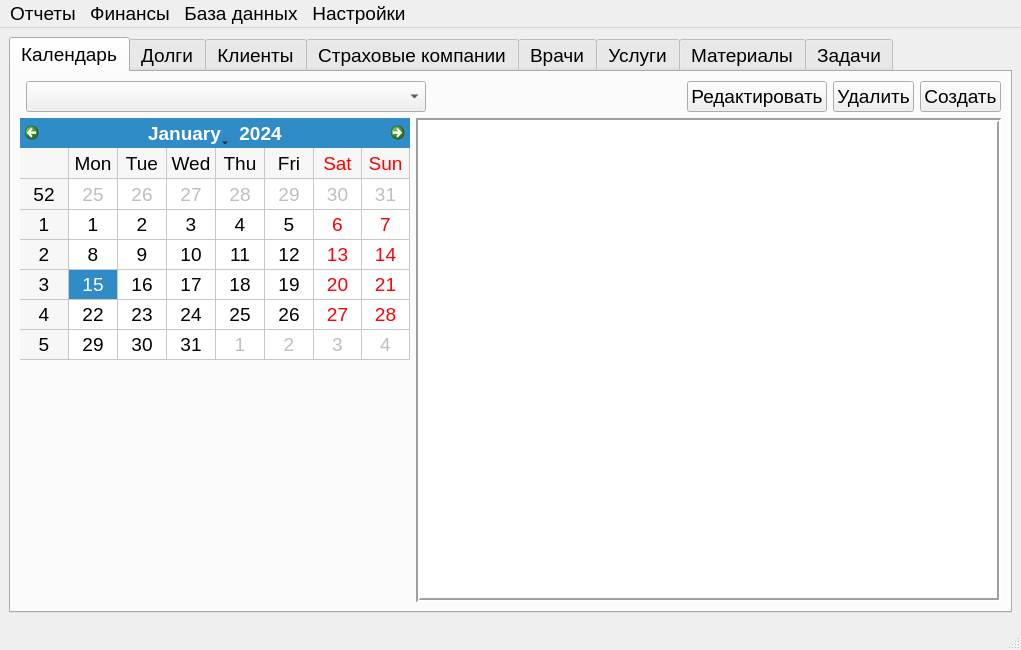
<?xml version="1.0" encoding="UTF-8"?>
<ui version="4.0">
 <class>MainWindow</class>
 <widget class="QMainWindow" name="MainWindow">
  <property name="geometry">
   <rect>
    <x>0</x>
    <y>0</y>
    <width>997</width>
    <height>650</height>
   </rect>
  </property>
  <property name="font">
   <font>
    <pointsize>14</pointsize>
   </font>
  </property>
  <property name="windowTitle">
   <string>AutoDent</string>
  </property>
  <widget class="QWidget" name="centralwidget">
   <layout class="QGridLayout" name="gridLayout_2">
    <item row="0" column="0">
     <widget class="QTabWidget" name="tabWidget">
      <property name="currentIndex">
       <number>0</number>
      </property>
      <widget class="QWidget" name="calendar">
       <attribute name="title">
        <string>Календарь</string>
       </attribute>
       <layout class="QGridLayout" name="gridLayout">
        <item row="0" column="4">
         <widget class="QPushButton" name="rec_del_b">
          <property name="font">
           <font>
            <pointsize>14</pointsize>
           </font>
          </property>
          <property name="text">
           <string>Удалить</string>
          </property>
         </widget>
        </item>
        <item row="0" column="2">
         <spacer name="horizontalSpacer">
          <property name="orientation">
           <enum>Qt::Orientation::Horizontal</enum>
          </property>
          <property name="sizeHint" stdset="0">
           <size>
            <width>132</width>
            <height>20</height>
           </size>
          </property>
         </spacer>
        </item>
        <item row="0" column="3">
         <widget class="QPushButton" name="rec_upd_b">
          <property name="font">
           <font>
            <pointsize>14</pointsize>
           </font>
          </property>
          <property name="text">
           <string>Редактировать</string>
          </property>
         </widget>
        </item>
        <item row="0" column="5">
         <widget class="QPushButton" name="rec_ins_b">
          <property name="font">
           <font>
            <pointsize>14</pointsize>
           </font>
          </property>
          <property name="text">
           <string>Создать</string>
          </property>
         </widget>
        </item>
        <item row="0" column="1">
         <widget class="DoctorSelector" name="doctor_s">
          <property name="minimumSize">
           <size>
            <width>400</width>
            <height>0</height>
           </size>
          </property>
          <property name="font">
           <font>
            <pointsize>14</pointsize>
           </font>
          </property>
         </widget>
        </item>
        <item row="1" column="0" colspan="6">
         <layout class="QGridLayout" name="gridLayout_27">
          <item row="1" column="0">
           <widget class="Scheduler" name="date_s">
            <property name="sizePolicy">
             <sizepolicy hsizetype="Expanding" vsizetype="Preferred">
              <horstretch>2</horstretch>
              <verstretch>2</verstretch>
             </sizepolicy>
            </property>
            <property name="minimumSize">
             <size>
              <width>0</width>
              <height>0</height>
             </size>
            </property>
            <property name="sizeIncrement">
             <size>
              <width>0</width>
              <height>0</height>
             </size>
            </property>
            <property name="font">
             <font>
              <pointsize>14</pointsize>
             </font>
            </property>
            <property name="minimumDate">
             <date>
              <year>1752</year>
              <month>9</month>
              <day>23</day>
             </date>
            </property>
            <property name="gridVisible">
             <bool>true</bool>
            </property>
           </widget>
          </item>
          <item row="2" column="0">
           <spacer name="verticalSpacer">
            <property name="orientation">
             <enum>Qt::Orientation::Vertical</enum>
            </property>
            <property name="sizeHint" stdset="0">
             <size>
              <width>20</width>
              <height>40</height>
             </size>
            </property>
           </spacer>
          </item>
          <item row="1" column="1" rowspan="2">
           <widget class="QTableView" name="rec_v">
            <property name="sizePolicy">
             <sizepolicy hsizetype="MinimumExpanding" vsizetype="MinimumExpanding">
              <horstretch>3</horstretch>
              <verstretch>3</verstretch>
             </sizepolicy>
            </property>
            <property name="sizeIncrement">
             <size>
              <width>0</width>
              <height>0</height>
             </size>
            </property>
            <property name="font">
             <font>
              <family>Arial</family>
              <pointsize>18</pointsize>
             </font>
            </property>
            <property name="frameShape">
             <enum>QFrame::Shape::Box</enum>
            </property>
            <property name="frameShadow">
             <enum>QFrame::Shadow::Sunken</enum>
            </property>
            <property name="lineWidth">
             <number>2</number>
            </property>
            <property name="midLineWidth">
             <number>0</number>
            </property>
            <attribute name="horizontalHeaderCascadingSectionResizes">
             <bool>true</bool>
            </attribute>
            <attribute name="verticalHeaderVisible">
             <bool>false</bool>
            </attribute>
           </widget>
          </item>
         </layout>
        </item>
       </layout>
      </widget>
      <widget class="QWidget" name="tab">
       <attribute name="title">
        <string>Долги</string>
       </attribute>
       <layout class="QGridLayout" name="gridLayout_26">
        <item row="0" column="0">
         <widget class="QGroupBox" name="groupBox_16">
          <property name="title">
           <string>Фамилия</string>
          </property>
          <layout class="QGridLayout" name="gridLayout_24">
           <item row="0" column="0">
            <widget class="QLineEdit" name="loan_ln_e"/>
           </item>
          </layout>
         </widget>
        </item>
        <item row="0" column="1">
         <widget class="QGroupBox" name="groupBox_17">
          <property name="title">
           <string>Имя</string>
          </property>
          <layout class="QGridLayout" name="gridLayout_25">
           <item row="0" column="0">
            <widget class="QLineEdit" name="loan_fn_e"/>
           </item>
          </layout>
         </widget>
        </item>
        <item row="0" column="2">
         <widget class="QGroupBox" name="groupBox_14">
          <property name="title">
           <string>Отчество</string>
          </property>
          <layout class="QGridLayout" name="gridLayout_22">
           <item row="0" column="0">
            <widget class="QLineEdit" name="loan_mn_e"/>
           </item>
          </layout>
         </widget>
        </item>
        <item row="0" column="3">
         <widget class="QGroupBox" name="groupBox_15">
          <property name="title">
           <string>Дата приема:</string>
          </property>
          <layout class="QGridLayout" name="gridLayout_23">
           <item row="0" column="0">
            <widget class="QLabel" name="label">
             <property name="text">
              <string>От</string>
             </property>
            </widget>
           </item>
           <item row="0" column="1">
            <widget class="QDateEdit" name="loan_start_dt_e">
             <property name="calendarPopup">
              <bool>true</bool>
             </property>
            </widget>
           </item>
           <item row="0" column="2">
            <widget class="QLabel" name="label_2">
             <property name="text">
              <string>до</string>
             </property>
            </widget>
           </item>
           <item row="0" column="3">
            <widget class="QDateEdit" name="loan_end_dt_e">
             <property name="calendarPopup">
              <bool>true</bool>
             </property>
            </widget>
           </item>
          </layout>
         </widget>
        </item>
        <item row="0" column="4">
         <widget class="QPushButton" name="loan_search_b">
          <property name="text">
           <string>Поиск</string>
          </property>
         </widget>
        </item>
        <item row="0" column="5">
         <spacer name="horizontalSpacer_8">
          <property name="orientation">
           <enum>Qt::Orientation::Horizontal</enum>
          </property>
          <property name="sizeHint" stdset="0">
           <size>
            <width>292</width>
            <height>20</height>
           </size>
          </property>
         </spacer>
        </item>
        <item row="1" column="0" colspan="6">
         <widget class="QTableView" name="loan_v">
          <property name="sortingEnabled">
           <bool>true</bool>
          </property>
         </widget>
        </item>
       </layout>
      </widget>
      <widget class="QWidget" name="clients">
       <attribute name="title">
        <string>Клиенты</string>
       </attribute>
       <layout class="QGridLayout" name="gridLayout_7">
        <item row="0" column="1">
         <widget class="QGroupBox" name="groupBox_2">
          <property name="title">
           <string>Имя</string>
          </property>
          <layout class="QGridLayout" name="gridLayout_5">
           <item row="0" column="0">
            <widget class="QLineEdit" name="client_fn_e"/>
           </item>
          </layout>
         </widget>
        </item>
        <item row="0" column="0">
         <widget class="QGroupBox" name="groupBox">
          <property name="title">
           <string>Фамилия</string>
          </property>
          <layout class="QGridLayout" name="gridLayout_4">
           <item row="0" column="0">
            <widget class="QLineEdit" name="client_ln_e"/>
           </item>
          </layout>
         </widget>
        </item>
        <item row="0" column="5">
         <spacer name="horizontalSpacer_2">
          <property name="orientation">
           <enum>Qt::Orientation::Horizontal</enum>
          </property>
          <property name="sizeHint" stdset="0">
           <size>
            <width>164</width>
            <height>20</height>
           </size>
          </property>
         </spacer>
        </item>
        <item row="0" column="7">
         <widget class="QPushButton" name="client_del_b">
          <property name="text">
           <string>Удалить</string>
          </property>
         </widget>
        </item>
        <item row="0" column="8">
         <widget class="QPushButton" name="client_add_b">
          <property name="text">
           <string>Создать</string>
          </property>
         </widget>
        </item>
        <item row="0" column="4">
         <widget class="QPushButton" name="client_search_b">
          <property name="text">
           <string>Поиск</string>
          </property>
         </widget>
        </item>
        <item row="0" column="6">
         <widget class="QPushButton" name="client_edit_b">
          <property name="text">
           <string>Редактировать</string>
          </property>
          <property name="icon">
           <iconset theme="enter"/>
          </property>
         </widget>
        </item>
        <item row="1" column="0" colspan="9">
         <widget class="QTableView" name="clients_v">
          <property name="sortingEnabled">
           <bool>true</bool>
          </property>
         </widget>
        </item>
        <item row="0" column="2">
         <widget class="QGroupBox" name="groupBox_3">
          <property name="title">
           <string>Отчество</string>
          </property>
          <layout class="QGridLayout" name="gridLayout_6">
           <item row="0" column="0">
            <widget class="QLineEdit" name="client_mn_e"/>
           </item>
          </layout>
         </widget>
        </item>
        <item row="0" column="3">
         <widget class="QGroupBox" name="groupBox_9">
          <property name="title">
           <string>Дата напоминания:</string>
          </property>
          <layout class="QGridLayout" name="gridLayout_15">
           <item row="0" column="0">
            <widget class="QComboBox" name="next_visit_dt_s">
             <item>
              <property name="text">
               <string/>
              </property>
             </item>
             <item>
              <property name="text">
               <string>Сегодня</string>
              </property>
             </item>
             <item>
              <property name="text">
               <string>Последние 7 дней</string>
              </property>
             </item>
             <item>
              <property name="text">
               <string>Следующие 7 дней</string>
              </property>
             </item>
            </widget>
           </item>
          </layout>
         </widget>
        </item>
       </layout>
      </widget>
      <widget class="QWidget" name="insurances">
       <attribute name="title">
        <string>Страховые компании</string>
       </attribute>
       <layout class="QGridLayout" name="gridLayout_3">
        <item row="0" column="0">
         <widget class="QGroupBox" name="groupBox_6">
          <property name="title">
           <string>Название</string>
          </property>
          <layout class="QGridLayout" name="gridLayout_10">
           <item row="0" column="0">
            <widget class="QLineEdit" name="insur_name_e"/>
           </item>
          </layout>
         </widget>
        </item>
        <item row="0" column="1">
         <widget class="QPushButton" name="insur_sel_b">
          <property name="text">
           <string>Поиск</string>
          </property>
         </widget>
        </item>
        <item row="0" column="2">
         <widget class="QPushButton" name="insur_sel_all_b">
          <property name="text">
           <string>Показать все</string>
          </property>
         </widget>
        </item>
        <item row="0" column="3">
         <spacer name="horizontalSpacer_3">
          <property name="orientation">
           <enum>Qt::Orientation::Horizontal</enum>
          </property>
          <property name="sizeHint" stdset="0">
           <size>
            <width>407</width>
            <height>20</height>
           </size>
          </property>
         </spacer>
        </item>
        <item row="0" column="4">
         <widget class="QPushButton" name="insur_upd_b">
          <property name="text">
           <string>Редактировать</string>
          </property>
         </widget>
        </item>
        <item row="0" column="5">
         <widget class="QPushButton" name="insur_del_b">
          <property name="text">
           <string>Удалить</string>
          </property>
         </widget>
        </item>
        <item row="0" column="6">
         <widget class="QPushButton" name="insur_ins_b">
          <property name="text">
           <string>Создать</string>
          </property>
         </widget>
        </item>
        <item row="1" column="0" colspan="7">
         <widget class="QTableView" name="insur_v">
          <property name="sortingEnabled">
           <bool>true</bool>
          </property>
         </widget>
        </item>
       </layout>
      </widget>
      <widget class="QWidget" name="doctors">
       <attribute name="title">
        <string>Врачи</string>
       </attribute>
       <layout class="QGridLayout" name="gridLayout_12">
        <item row="0" column="0">
         <widget class="QGroupBox" name="groupBox_4">
          <property name="title">
           <string>Фамилия</string>
          </property>
          <layout class="QGridLayout" name="gridLayout_8">
           <item row="0" column="0">
            <widget class="QLineEdit" name="doctor_ln_e"/>
           </item>
          </layout>
         </widget>
        </item>
        <item row="0" column="1">
         <widget class="QGroupBox" name="groupBox_5">
          <property name="title">
           <string>Имя</string>
          </property>
          <layout class="QGridLayout" name="gridLayout_9">
           <item row="0" column="0">
            <widget class="QLineEdit" name="doctor_fn_e"/>
           </item>
          </layout>
         </widget>
        </item>
        <item row="0" column="2">
         <widget class="QGroupBox" name="groupBox_7">
          <property name="title">
           <string>Отчество</string>
          </property>
          <layout class="QGridLayout" name="gridLayout_11">
           <item row="0" column="0">
            <widget class="QLineEdit" name="doctor_mn_e"/>
           </item>
          </layout>
         </widget>
        </item>
        <item row="0" column="3">
         <widget class="QPushButton" name="doctor_sel_b">
          <property name="text">
           <string>Поиск</string>
          </property>
         </widget>
        </item>
        <item row="0" column="4">
         <widget class="QPushButton" name="doctor_sel_all_b">
          <property name="text">
           <string>Показать все</string>
          </property>
         </widget>
        </item>
        <item row="0" column="5">
         <spacer name="horizontalSpacer_4">
          <property name="orientation">
           <enum>Qt::Orientation::Horizontal</enum>
          </property>
          <property name="sizeHint" stdset="0">
           <size>
            <width>172</width>
            <height>20</height>
           </size>
          </property>
         </spacer>
        </item>
        <item row="0" column="6">
         <widget class="QPushButton" name="doctor_upd_b">
          <property name="text">
           <string>Редактировать</string>
          </property>
          <property name="icon">
           <iconset theme="enter"/>
          </property>
         </widget>
        </item>
        <item row="0" column="7">
         <widget class="QPushButton" name="doctor_del_b">
          <property name="text">
           <string>Удаление</string>
          </property>
         </widget>
        </item>
        <item row="0" column="8">
         <widget class="QPushButton" name="doctor_ins_b">
          <property name="text">
           <string>Создать</string>
          </property>
         </widget>
        </item>
        <item row="1" column="0" colspan="9">
         <widget class="QTableView" name="doctor_v">
          <property name="sortingEnabled">
           <bool>true</bool>
          </property>
         </widget>
        </item>
       </layout>
      </widget>
      <widget class="QWidget" name="services">
       <attribute name="title">
        <string>Услуги</string>
       </attribute>
       <layout class="QGridLayout" name="gridLayout_14">
        <item row="0" column="0">
         <widget class="QGroupBox" name="groupBox_8">
          <property name="title">
           <string>Код МКБ / название услуги / категория</string>
          </property>
          <layout class="QGridLayout" name="gridLayout_13">
           <item row="0" column="0">
            <widget class="QLineEdit" name="serv_filter_e"/>
           </item>
          </layout>
         </widget>
        </item>
        <item row="0" column="1">
         <widget class="QPushButton" name="serv_sel_b">
          <property name="text">
           <string>Поиск</string>
          </property>
         </widget>
        </item>
        <item row="0" column="2">
         <widget class="QPushButton" name="serv_sel_all_b">
          <property name="text">
           <string>Показать все</string>
          </property>
         </widget>
        </item>
        <item row="0" column="3">
         <spacer name="horizontalSpacer_5">
          <property name="orientation">
           <enum>Qt::Orientation::Horizontal</enum>
          </property>
          <property name="sizeHint" stdset="0">
           <size>
            <width>238</width>
            <height>20</height>
           </size>
          </property>
         </spacer>
        </item>
        <item row="0" column="4">
         <widget class="QPushButton" name="serv_upd_b">
          <property name="text">
           <string>Редактировать</string>
          </property>
         </widget>
        </item>
        <item row="0" column="5">
         <widget class="QPushButton" name="serv_del_b">
          <property name="text">
           <string>Удалить</string>
          </property>
         </widget>
        </item>
        <item row="0" column="6">
         <widget class="QPushButton" name="serv_ins_b">
          <property name="text">
           <string>Создать</string>
          </property>
         </widget>
        </item>
        <item row="1" column="0" colspan="7">
         <widget class="QTableView" name="serv_v">
          <property name="sortingEnabled">
           <bool>true</bool>
          </property>
         </widget>
        </item>
       </layout>
      </widget>
      <widget class="QWidget" name="materials">
       <attribute name="title">
        <string>Материалы</string>
       </attribute>
       <layout class="QGridLayout" name="gridLayout_17">
        <item row="0" column="5">
         <widget class="QPushButton" name="mater_sub_b">
          <property name="text">
           <string>-</string>
          </property>
         </widget>
        </item>
        <item row="0" column="2">
         <widget class="QPushButton" name="mater_sel_all_b">
          <property name="text">
           <string>Показать все</string>
          </property>
         </widget>
        </item>
        <item row="0" column="6">
         <widget class="QPushButton" name="mater_upd_b">
          <property name="text">
           <string>Редактировать</string>
          </property>
         </widget>
        </item>
        <item row="0" column="8">
         <widget class="QPushButton" name="mater_ins_b">
          <property name="text">
           <string>Создать</string>
          </property>
         </widget>
        </item>
        <item row="0" column="7">
         <widget class="QPushButton" name="mater_del_b">
          <property name="text">
           <string>Удалить</string>
          </property>
         </widget>
        </item>
        <item row="1" column="0" colspan="9">
         <widget class="QTableView" name="mater_v">
          <property name="sortingEnabled">
           <bool>true</bool>
          </property>
         </widget>
        </item>
        <item row="0" column="3">
         <spacer name="horizontalSpacer_6">
          <property name="orientation">
           <enum>Qt::Orientation::Horizontal</enum>
          </property>
          <property name="sizeHint" stdset="0">
           <size>
            <width>496</width>
            <height>20</height>
           </size>
          </property>
         </spacer>
        </item>
        <item row="0" column="0">
         <widget class="QGroupBox" name="groupBox_10">
          <property name="title">
           <string>Название материала:</string>
          </property>
          <layout class="QGridLayout" name="gridLayout_16">
           <item row="0" column="0">
            <widget class="QLineEdit" name="mater_name_e"/>
           </item>
          </layout>
         </widget>
        </item>
        <item row="0" column="1">
         <widget class="QPushButton" name="mater_sel_b">
          <property name="text">
           <string>Поиск</string>
          </property>
         </widget>
        </item>
        <item row="0" column="4">
         <widget class="QPushButton" name="mater_add_b">
          <property name="text">
           <string>+</string>
          </property>
         </widget>
        </item>
       </layout>
      </widget>
      <widget class="QWidget" name="tasks">
       <attribute name="title">
        <string>Задачи</string>
       </attribute>
       <layout class="QGridLayout" name="gridLayout_19">
        <item row="0" column="1">
         <widget class="QGroupBox" name="groupBox_12">
          <property name="title">
           <string>Выполнить до:</string>
          </property>
          <layout class="QGridLayout" name="gridLayout_20">
           <item row="0" column="0">
            <widget class="QDateEdit" name="task_dt_e">
             <property name="displayFormat">
              <string>dd.MM.yyyy</string>
             </property>
             <property name="calendarPopup">
              <bool>true</bool>
             </property>
            </widget>
           </item>
          </layout>
         </widget>
        </item>
        <item row="0" column="3">
         <widget class="QPushButton" name="task_sel_b">
          <property name="text">
           <string>Поиск</string>
          </property>
         </widget>
        </item>
        <item row="0" column="5">
         <widget class="QPushButton" name="task_upd_b">
          <property name="text">
           <string>Редактировать</string>
          </property>
         </widget>
        </item>
        <item row="0" column="6">
         <widget class="QPushButton" name="task_del_b">
          <property name="text">
           <string>Удалить</string>
          </property>
         </widget>
        </item>
        <item row="0" column="4">
         <spacer name="horizontalSpacer_7">
          <property name="orientation">
           <enum>Qt::Orientation::Horizontal</enum>
          </property>
          <property name="sizeHint" stdset="0">
           <size>
            <width>467</width>
            <height>20</height>
           </size>
          </property>
         </spacer>
        </item>
        <item row="0" column="0">
         <widget class="QGroupBox" name="groupBox_11">
          <property name="title">
           <string>Название задачи:</string>
          </property>
          <layout class="QGridLayout" name="gridLayout_18">
           <item row="0" column="0">
            <widget class="QLineEdit" name="task_name_e"/>
           </item>
          </layout>
         </widget>
        </item>
        <item row="0" column="7">
         <widget class="QPushButton" name="task_ins_b">
          <property name="text">
           <string>Создать</string>
          </property>
         </widget>
        </item>
        <item row="1" column="0" colspan="8">
         <widget class="QTableView" name="task_v">
          <property name="sortingEnabled">
           <bool>true</bool>
          </property>
         </widget>
        </item>
        <item row="0" column="2">
         <widget class="QGroupBox" name="groupBox_13">
          <property name="title">
           <string>Статус выполнения:</string>
          </property>
          <layout class="QGridLayout" name="gridLayout_21">
           <item row="0" column="0">
            <widget class="QComboBox" name="task_status_s">
             <item>
              <property name="text">
               <string>Не начато</string>
              </property>
             </item>
             <item>
              <property name="text">
               <string>Просрочено</string>
              </property>
             </item>
             <item>
              <property name="text">
               <string>В работе</string>
              </property>
             </item>
             <item>
              <property name="text">
               <string>Выполнено</string>
              </property>
             </item>
             <item>
              <property name="text">
               <string>Любой</string>
              </property>
             </item>
            </widget>
           </item>
          </layout>
         </widget>
        </item>
       </layout>
      </widget>
     </widget>
    </item>
   </layout>
  </widget>
  <widget class="QMenuBar" name="menubar">
   <property name="geometry">
    <rect>
     <x>0</x>
     <y>0</y>
     <width>997</width>
     <height>37</height>
    </rect>
   </property>
   <widget class="QMenu" name="menu">
    <property name="title">
     <string>Отчеты</string>
    </property>
    <addaction name="show_reminder_m"/>
    <addaction name="salary_report"/>
    <addaction name="reports"/>
   </widget>
   <widget class="QMenu" name="menu_3">
    <property name="title">
     <string>База данных</string>
    </property>
    <addaction name="save_db"/>
    <addaction name="change_db"/>
   </widget>
   <widget class="QMenu" name="menu_4">
    <property name="title">
     <string>Настройки</string>
    </property>
    <addaction name="edit_technical"/>
    <addaction name="edit_users"/>
    <addaction name="change_user"/>
   </widget>
   <widget class="QMenu" name="menu_2">
    <property name="title">
     <string>Финансы</string>
    </property>
    <addaction name="make_trans"/>
   </widget>
   <addaction name="menu"/>
   <addaction name="menu_2"/>
   <addaction name="menu_3"/>
   <addaction name="menu_4"/>
  </widget>
  <widget class="QStatusBar" name="statusbar"/>
  <action name="action_3">
   <property name="text">
    <string>Добавить нового доктора</string>
   </property>
  </action>
  <action name="action_4">
   <property name="text">
    <string>Открыть базу докторов</string>
   </property>
  </action>
  <action name="add_client">
   <property name="text">
    <string>Добавить нового клиента</string>
   </property>
  </action>
  <action name="view_clients">
   <property name="text">
    <string>Открыть базу клиентов</string>
   </property>
  </action>
  <action name="view_doctors">
   <property name="text">
    <string>Открыть базу докторов</string>
   </property>
  </action>
  <action name="add_doctor">
   <property name="text">
    <string>Добавить нового доктора</string>
   </property>
  </action>
  <action name="edit_users">
   <property name="text">
    <string>Изменить пользователей</string>
   </property>
  </action>
  <action name="change_user">
   <property name="text">
    <string>Сменить пользователя</string>
   </property>
  </action>
  <action name="show_reminder_m">
   <property name="text">
    <string>Напоминания о приглашении</string>
   </property>
  </action>
  <action name="save_db">
   <property name="text">
    <string>Сохранить БД на съемный носитель</string>
   </property>
  </action>
  <action name="change_db">
   <property name="text">
    <string>Изменить местоположение БД в памяти клмпьютера</string>
   </property>
  </action>
  <action name="edit_technical">
   <property name="text">
    <string>Изменить данные о клинике</string>
   </property>
  </action>
  <action name="action">
   <property name="text">
    <string>Изменить пользователей</string>
   </property>
  </action>
  <action name="action_2">
   <property name="text">
    <string>Сменить пользователя</string>
   </property>
  </action>
  <action name="actionFFF">
   <property name="text">
    <string>FFF</string>
   </property>
  </action>
  <action name="salary_report">
   <property name="text">
    <string>Сформировать отчет по зарплатам врачей</string>
   </property>
  </action>
  <action name="reports">
   <property name="text">
    <string>Статистические отчеты</string>
   </property>
  </action>
  <action name="make_trans">
   <property name="text">
    <string>Создать транзакцию со счетом клиники</string>
   </property>
  </action>
 </widget>
 <customwidgets>
  <customwidget>
   <class>Scheduler</class>
   <extends>QCalendarWidget</extends>
   <header location="global">.classes.h</header>
  </customwidget>
  <customwidget>
   <class>DoctorSelector</class>
   <extends>QComboBox</extends>
   <header location="global">.classes.h</header>
  </customwidget>
 </customwidgets>
 <resources/>
 <connections/>
</ui>
